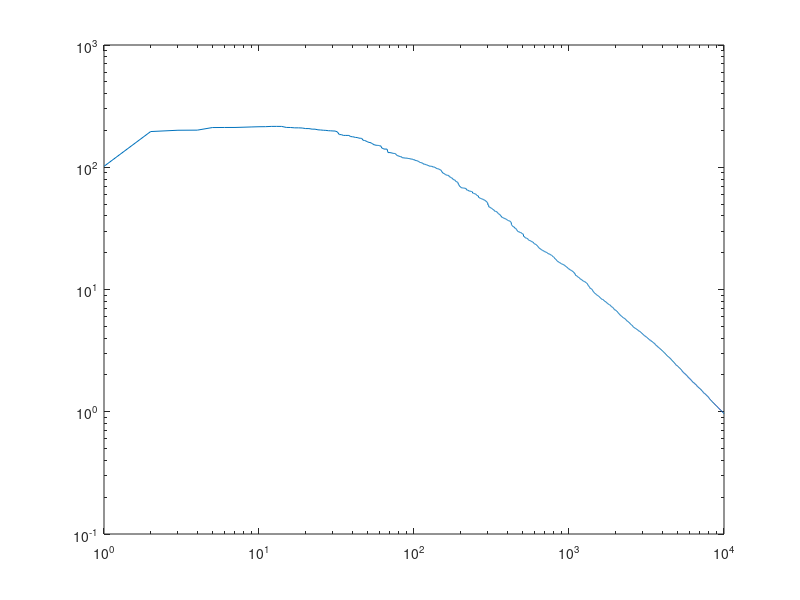

This figure's MATLAB source: (Note: this script raises an error after producing the figure.)
% regular regression
clear all
close all
%goodbyeCruelWorld
m=550;
d=100;
B=randn(m,d);
b=randn(m,1);

v=svd(B);
c_theta=v(end)^2;
%min_w (0.5)*norm(Aw-b,2)^2


max_so_far=0;
for i=1:m
    normNow=norm(B(i,:),2);
   if(normNow>max_so_far)
       max_so_far=normNow;
   end
end
A_2 = max_so_far;

D=10;
w_opt = B\b;

w_0=randn(d,1);
eps_0 = (1/(2*m))*norm(B*w_0 - b,2)^2;

%% Stochastic Approximation
tic
T=1e4;
w=w_0;
A=1e-1;
d=0.7;
for k=1:T
   j=randsample(m,1);
   g = B(j,:)'*(B(j,:)*w - b(j));
   alpha = (2*k+1)/(2*c_theta*(k+1)^2);
   alpha = A*k^(-d);
   w = w-alpha*g; 
   f(k)=(1/(2*m))*norm(B*w-b,2)^2;
   dsquare(k) = norm(w-w_opt,2)^2;
end
toc
%%
plot(f)
loglog(1:T,f)

%%
plot(dsquare)
loglog(1:T,dsquare)

%% ASSG_r
theta=0.5;
eps=1e0;
eps_0 = (1/(2*m))*norm(B*w_0 - b,2)^2;
K=log2(eps_0/eps);
c=(1/c_theta)^theta;
lambda_1= eps^(2*(1-theta))/(2*c^2*eps_0);
G= D*A_2+norm(b,2);
t_0=136*G^2;
delta_tilde = 1/(2*exp(1)*K);
t=136*G^2*(1+log(4*log(t_0/delta_tilde))+log(t_0));

[w,err] = ASSG_r(K,t,eps_0,eps,theta,c_theta,lambda_1,B,b,w_0);

%%
x=1.1:.01:10;

plot(x,x./log(x))

%%
beta=1:0.1:10;
F=sqrt(2*beta).*log(2*beta);
plot(beta,F);


